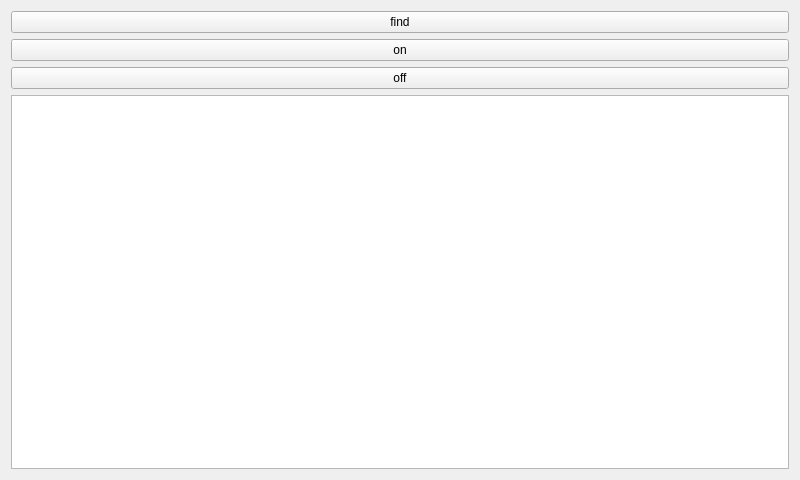
<?xml version="1.0" encoding="UTF-8"?>
<ui version="4.0">
 <class>MainWindow</class>
 <widget class="QMainWindow" name="MainWindow">
  <property name="geometry">
   <rect>
    <x>0</x>
    <y>0</y>
    <width>800</width>
    <height>480</height>
   </rect>
  </property>
  <property name="windowTitle">
   <string>MainWindow</string>
  </property>
  <widget class="QWidget" name="centralWidget">
   <layout class="QVBoxLayout" name="verticalLayout">
    <item>
     <widget class="QPushButton" name="find">
      <property name="text">
       <string>find</string>
      </property>
     </widget>
    </item>
    <item>
     <widget class="QPushButton" name="on">
      <property name="text">
       <string>on</string>
      </property>
     </widget>
    </item>
    <item>
     <widget class="QPushButton" name="off">
      <property name="text">
       <string>off</string>
      </property>
     </widget>
    </item>
    <item>
     <widget class="QListWidget" name="listWidget"/>
    </item>
   </layout>
  </widget>
 </widget>
 <layoutdefault spacing="6" margin="11"/>
 <resources/>
 <connections/>
</ui>
